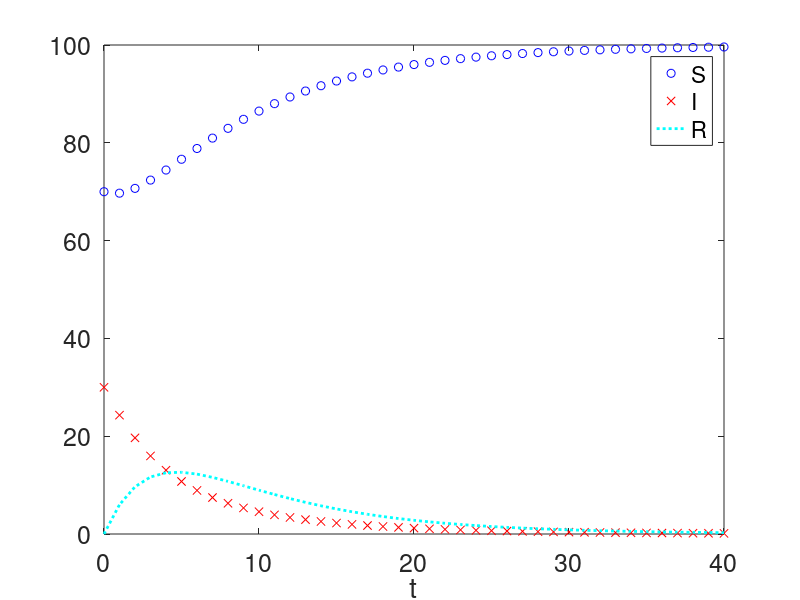

Recreate this plot in MATLAB.
clear;
set(0,'DefaultAxesFontSize',18);
time=40;
beta=.3;%.3
b=.2;%.2
gamma=b;
N=100;
s(1)=70;
i(1)=30;
for t=1:time
    s(t+1)=s(t)-beta*i(t)*s(t)/N+b*(N-s(t));
    i(t+1)=i(t)*(1-gamma-b)+beta*i(t)*s(t)/N;
    r(t+1)=N-s(t+1)-i(t+1);
end
plot([0:1:time],s,'bo',[0:1:time],i,'rx',[0:1:time],r,'c:','LineWidth',2);
xlabel('t');
legend('S','I','R');